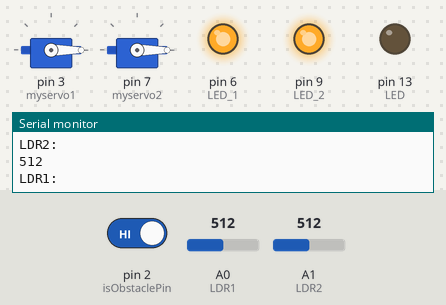
Simulated run of this sketch. Board: Arduino Uno, built with avr-gcc and run on an emulated ATmega328P. On the bench: 2 × servo, output pins drawn as LEDs (lit = HIGH), the last lines printed to the serial monitor. Dashed ring = blinking. The inputs (shaded band) are chosen by the test bench; at power-on: pin 2 (isObstaclePin) HIGH, A0 (LDR1) = 512, A1 (LDR2) = 512.

Above: at 1.2 s.
1.3 s: pin 2 (isObstaclePin) driven LOW
At 1.45 s:
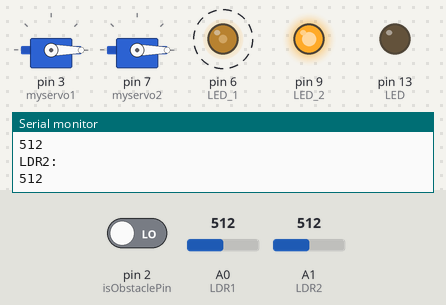
4.3 s: pin 2 (isObstaclePin) driven HIGH
Timing chart, 0 to 7.3 s (numbered marks = the images above; inputs shaded):
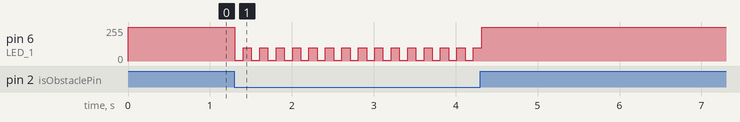

Measured:
- after the input at 1.3 s, pin 6 (LED_1): alternates 100/255 for 0.10 s and 5/255 for 0.10 s, starting at once

The sketch:

main.ino
```cpp
#include<Servo.h>
#include <dht.h>

dht DHT;

#define DHT11_PIN 7

int LDR1= A0;
int LDR2= A1;
int LED_1 = 6;
int LED_2 = 9;                  // LED is connected to PWM Pin 3.
int LDRReading1 = 0;
int LDRReading2 = 0;                          // to store input value of LDR
int lEDBrightness1 = 0;   // to store the value of LED Brightness
int lEDBrightness2 = 0;
int threshold_val1 = 650; // Check your threshold and modify i
int threshold_val2 = 850;
int threshold_ask1=  550;
int threshold_ask2=  650;
Servo myservo1;
Servo myservo2;
int pos=0;
int LED = 13; // Use the onboard Uno LED

int isObstaclePin = 2; // This is our input pin

int isObstacle = HIGH; // HIGH MEANS NO OBSTACLE

void setup(){
  Serial.begin(9600);     // initializing serail communication.
  pinMode(LED_1, OUTPUT);   // Defining LED pin as output.

  pinMode(LED_2,OUTPUT);
  pinMode(LDR1,INPUT);
  pinMode(LDR2,INPUT);
  pinMode(LED, OUTPUT);
  pinMode(isObstaclePin, INPUT);
  myservo1.attach(3);
  myservo2.attach(7);
  myservo1.write(pos);
  myservo2.write(pos);
  digitalWrite(LED_1, HIGH);
  digitalWrite(LED_2, HIGH);
}

void loop(){
  LDRReading1 = analogRead(LDR1);    // Reading LDR Input.
  LDRReading2= analogRead(LDR2);
  Serial.println("LDR1:");
  Serial.println(LDRReading1);      // Printing LDR input value.
  Serial.println("LDR2:");
  Serial.println(LDRReading2);
  if (LDRReading1 >threshold_val1 && LDRReading2> threshold_val2){                   // Condition to make LED ON. // Converting LDR to LED Brightness.
analogWrite(LED_1, 50);
  }
  else{
  digitalWrite(LED_1,HIGH);             // If LDR is below threshold make LED OFF.
  }

isObstacle = digitalRead(isObstaclePin);

if (isObstacle == LOW)
{
     analogWrite(LED_1,5);
    delay(100);
    analogWrite(LED_1,100);
    delay(100);
}


else

{

return;


}


}
```
